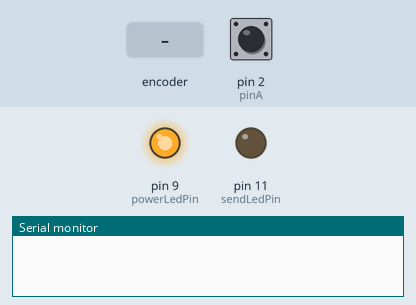
This sketch was run on a simulated Arduino Uno, built with avr-gcc and run on an emulated ATmega328P. Shown: output pins drawn as LEDs (lit = HIGH), the last lines printed to the serial monitor. Inputs (shaded band) come from the test bench; at power-on: pin 2 (pinA) HIGH.

Above: at 1.2 s.
1.3 s: rotary encoder on pin 2 (pinA) / pin 3 (pinB) turned 1 step (first pin leading)
At 2.2 s:
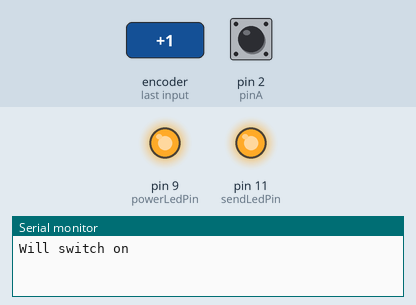
Timing chart, 0 to 4.3 s (numbered marks = the images above; inputs shaded):
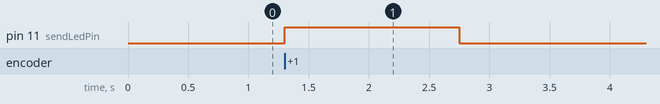

Measured:
- after the input at 1.3 s, pin 11 (sendLedPin): LOW → HIGH at once, → LOW 1.5 s later

The sketch:

switchbox-for-433mhz-rc-sockets.ino
```cpp
/*
 * Arduino Sketch for a simple universal remote box for 433mhz sockets with 5 dip switches.
 * House Code is hardcoded, up to 32 sockets can be controlled by entering the socket code
 * using switches connected to pinA - pinE and pressing a button connected to pinOn or pinOff.
 * Requires RC-Switch Library (also in Arduino Lib Manager): https://github.com/sui77/rc-switch/
*/

#include <RCSwitch.h>

// Switches
#define pinA 2
#define pinB 3
#define pinC 4
#define pinD 5
#define pinE 6

// Buttons
#define pinOn 7
#define pinOff 8


//Outputs
#define senderPin 10 // Data Pin of 433Mhz Sender
#define powerLedPin 9 // Lights up when device is turned on
#define sendLedPin 11 // Lights up during transmittion

#define HOUSECODE "11010"

RCSwitch mySwitch = RCSwitch();
char socketCode[5];

void setup() {
  Serial.begin(9600);

  pinMode(pinA, INPUT_PULLUP);
  pinMode(pinB, INPUT_PULLUP);
  pinMode(pinC, INPUT_PULLUP);
  pinMode(pinA, INPUT_PULLUP);
  pinMode(pinD, INPUT_PULLUP);
  pinMode(pinE, INPUT_PULLUP);
  pinMode(pinOn, INPUT_PULLUP);
  pinMode(pinOff, INPUT_PULLUP);

  pinMode(powerLedPin, OUTPUT);
  pinMode(sendLedPin, OUTPUT);

  digitalWrite(powerLedPin, HIGH);
  // Transmitter is connected to Arduino Pin #10
  mySwitch.enableTransmit(senderPin);

  // Optional set pulse length.
  // mySwitch.setPulseLength(320);

}

void loop() {


  bool bOn = digitalRead(pinA) == LOW;
  bool bOff = digitalRead(pinA) == LOW;

  if(bOn || bOff){
    digitalWrite(sendLedPin, HIGH);
    readSocketCode();
  }

  if(bOn){
    Serial.println("Will switch on");
    mySwitch.switchOn(HOUSECODE, socketCode);
  }else if(bOff){
    Serial.println("Will switch off");
    mySwitch.switchOff(HOUSECODE, socketCode);
  }
  if(bOn || bOff){
    delay(1000);
    digitalWrite(sendLedPin, LOW);
  }


  delay(50);
}

void readSocketCode(){

  bool sA = digitalRead(pinA) == LOW;
  bool sB = digitalRead(pinA) == LOW;
  bool sC = digitalRead(pinA) == LOW;
  bool sD = digitalRead(pinA) == LOW;
  bool sE = digitalRead(pinA) == LOW;

  sprintf(socketCode, "%c%c%c%c%c", boolToOneOrZero(sA), boolToOneOrZero(sB), boolToOneOrZero(sC), boolToOneOrZero(sD), boolToOneOrZero(sE));
}

char boolToOneOrZero(bool value){
  if(value){
    return '1';
  }else{
    return '0';
  }
}
```
